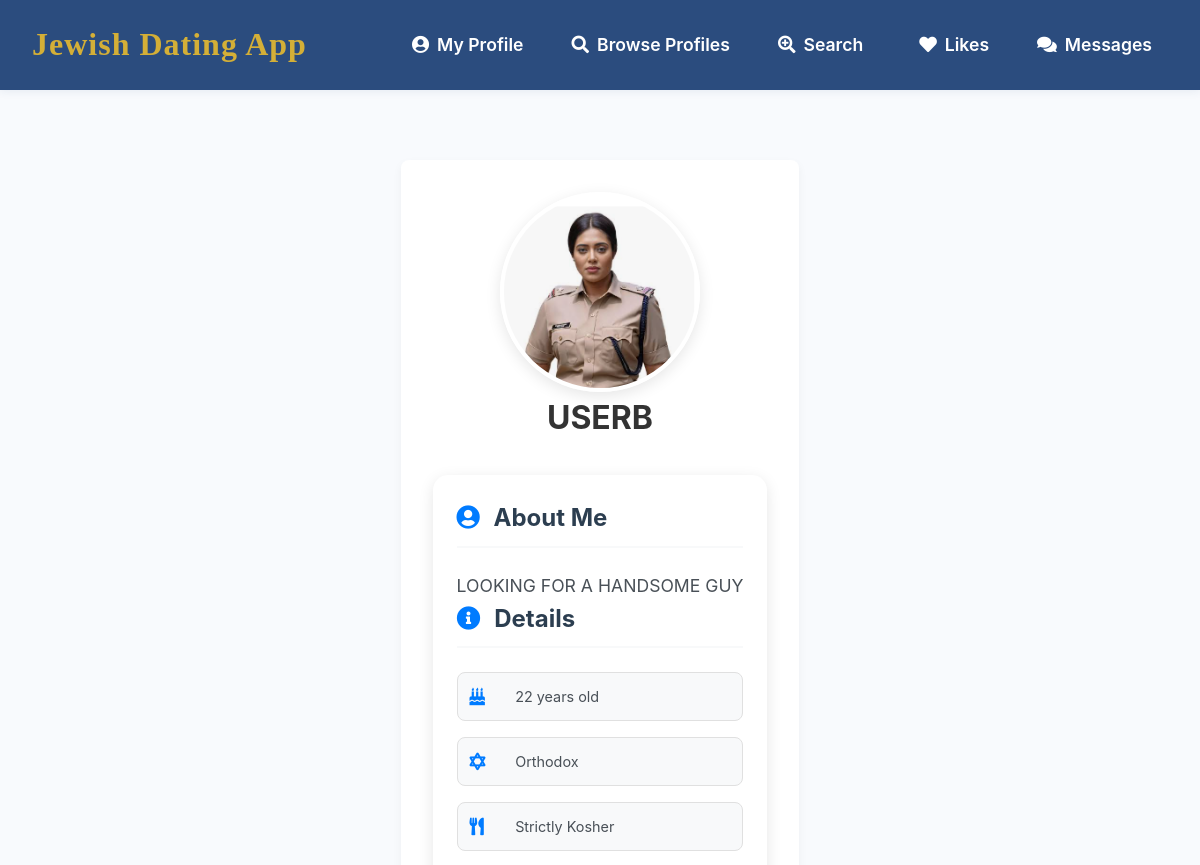
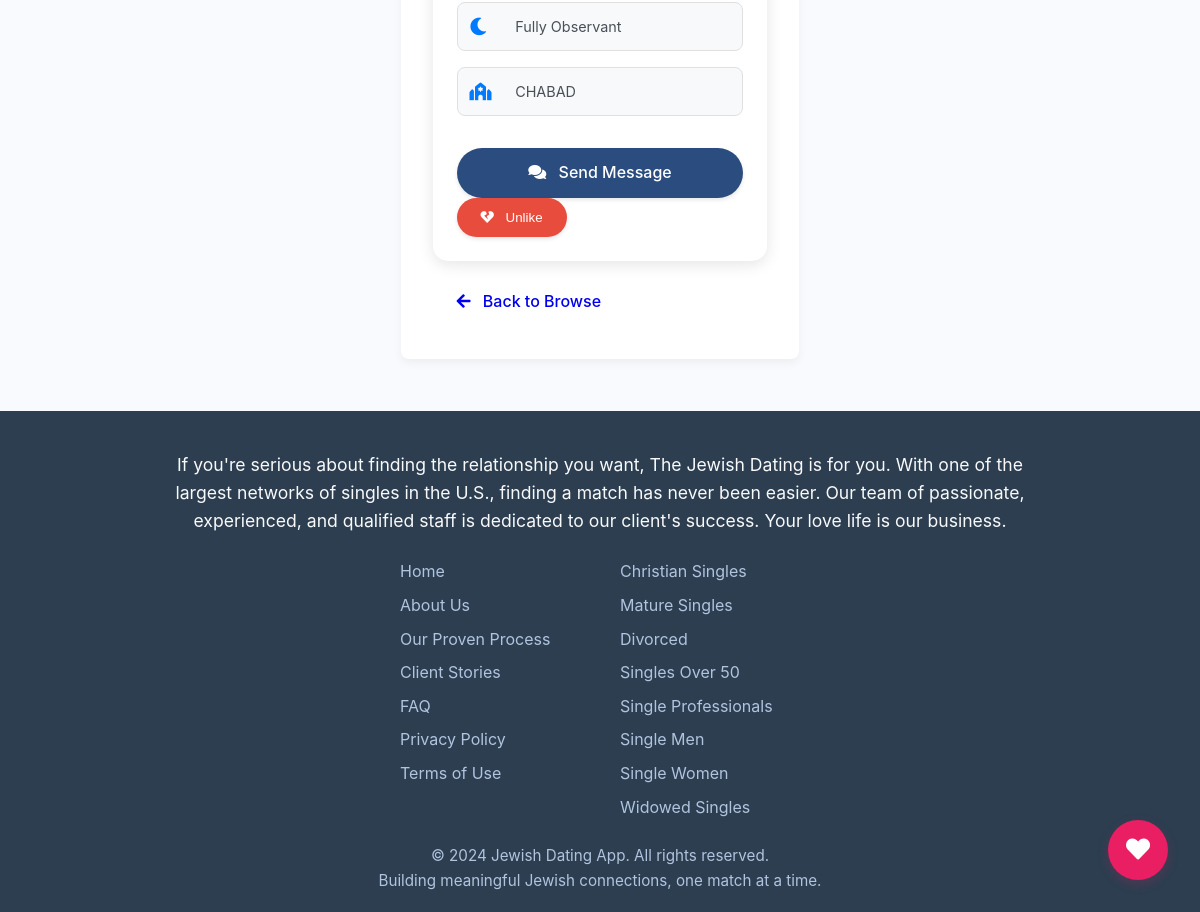
The page /user_profile/2 (signed in) on the database its author committed (2 pictures, top to bottom).
### tables this page shows
CREATE TABLE profiles (
            id INTEGER PRIMARY KEY AUTOINCREMENT,
            user_id INTEGER UNIQUE NOT NULL,
            age INTEGER,
            bio TEXT,
            observance_level TEXT,
            kosher_level TEXT,
            shabbat_observance TEXT,
            synagogue_affiliation TEXT,
            profile_picture TEXT, -- NEW COLUMN for profile picture filename
            FOREIGN KEY (user_id) REFERENCES users(id)
        );

CREATE TABLE users (
            id INTEGER PRIMARY KEY AUTOINCREMENT,
            username TEXT UNIQUE NOT NULL,
            password TEXT NOT NULL
        , last_active DATETIME, latitude REAL, longitude REAL, min_age_preference INTEGER DEFAULT 18, max_age_preference INTEGER DEFAULT 120);

### app.py (the view)
@app.route('/user_profile/<int:user_id>', endpoint='view_user_profile')
@login_required
def view_user_profile(user_id):
    conn = get_db_connection()
    current_user_id = g.user['id']
    if user_id == current_user_id:
        conn.close()
        return redirect(url_for('profile'))
    target_user = conn.execute(
        'SELECT id, username FROM users WHERE id = ?', (user_id,)
    ).fetchone()
    if not target_user:
        conn.close()
        flash('User not found.', 'error')
        return redirect(url_for('browse_profiles'))
    target_profile = conn.execute(
        '''SELECT age, bio, observance_level, kosher_level, shabbat_observance, synagogue_affiliation, profile_picture
           FROM profiles WHERE user_id = ?''', (user_id,)
    ).fetchone()
    if not target_profile:
        conn.close()
        flash(f'Profile data not found for {target_user["username"]}.', 'error')
        return redirect(url_for('browse_profiles'))
    is_liked_by_me = conn.execute(
        'SELECT 1 FROM likes WHERE liker_id = ? AND liked_id = ?',
        (current_user_id, user_id)
    ).fetchone() is not None
    conn.close()
    return render_template('view_profile.html',
                           target_user=target_user,
                           target_profile=target_profile,
                           is_liked_by_me=is_liked_by_me)

### app.py (called while the page is built)
def get_db_connection():
    conn = sqlite3.connect(app.config['DATABASE'])
    conn.row_factory = sqlite3.Row
    return conn

@app.context_processor
def inject_now():
    return {'now': datetime.datetime.now()}

@app.before_request
def load_logged_in_user():
    user_id = session.get('user_id')
    if user_id is None:
        g.user = None
    else:
        conn = get_db_connection()
        g.user = conn.execute(
            'SELECT * FROM users WHERE id = ?', (user_id,)
        ).fetchone()
        conn.execute(
            'UPDATE users SET last_active = CURRENT_TIMESTAMP WHERE id = ?', (user_id,)
        )
        conn.commit()
        conn.close()

def login_required(view):
    @wraps(view)
    def wrapped_view(*args, **kwargs):
        if g.user is None:
            flash('You need to be logged in to access this page.', 'warning')
            return redirect(url_for('login'))
        return view(*args, **kwargs)
    return wrapped_view

### templates/view_profile.html (shortened to what this page needs)
{% extends "base.html" %}
{% block content %}
<div class="container py-5">
    <div class="profile-view-container">
        <div class="profile-header text-center mb-5">
            <div class="profile-image-large">
                {% if target_profile.profile_picture %}
                    <img src="{{ url_for('static', filename='uploads/' + target_profile.profile_picture) }}"
                         alt="{{ target_user.username }}"
                         class="profile-image">
                {% else %}
                    <div class="profile-image-placeholder">
                        <i class="fas fa-user"></i>
                    </div>
                {% endif %}
            </div>
            <h1 class="display-4 mt-4">{{ target_user.username }}</h1>
        </div>
        {% if target_profile %}
            <div class="profile-content">
                <div class="row">
                    <div class="col-md-8 mx-auto">
                        <div class="card profile-details-card">
                            <div class="card-body">
                                <div class="profile-section">
                                    <h3 class="section-title">
                                        <i class="fas fa-user-circle"></i> About Me
                                    </h3>
                                    <p class="bio-text">{{ target_profile.bio }}</p>
                                </div>
                                <div class="profile-section">
                                    <h3 class="section-title">
                                        <i class="fas fa-info-circle"></i> Details
                                    </h3>
                                    <div class="details-grid">
                                        <div class="detail-item">
                                            <i class="fas fa-birthday-cake"></i>
                                            <span>{{ target_profile.age }} years old</span>
                                        </div>
                                        <div class="detail-item">
                                            <i class="fas fa-star-of-david"></i>
                                            <span>{{ target_profile.observance_level }}</span>
                                        </div>
                                        <div class="detail-item">
                                            <i class="fas fa-utensils"></i>
                                            <span>{{ target_profile.kosher_level }}</span>
                                        </div>
                                        <div class="detail-item">
                                            <i class="fas fa-moon"></i>
                                            <span>{{ target_profile.shabbat_observance }}</span>
                                        </div>
                                        {% if target_profile.synagogue_affiliation %}
                                        <div class="detail-item">
                                            <i class="fas fa-synagogue"></i>
                                            <span>{{ target_profile.synagogue_affiliation }}</span>
                                        </div>
                                        {% endif %}
                                    </div>
                                </div>
                                <div class="profile-actions mt-4">
                                    <div class="d-flex justify-content-center gap-3">
                                        <a href="{{ url_for('conversation', user_id=target_user.id) }}"
                                           class="btn btn-primary">
                                            <i class="fas fa-comments"></i> Send Message
                                        </a>
                                        <form action="{{ url_for('like_profile', user_id=target_user.id) }}"
                                              method="POST"
                                              class="d-inline">
                                            {% if is_liked_by_me %}
                                                <button type="submit" class="btn btn-danger">
                                                    <i class="fas fa-heart-broken"></i> Unlike
                                                </button>
                                            {% else %}
                                                <button type="submit" class="btn btn-primary">
                                                    <i class="fas fa-heart"></i> Like
                                                </button>
                                            {% endif %}
                                        </form>
                                    </div>
                                </div>
                            </div>
                        </div>
                    </div>
                </div>
            </div>
        {% else %}
            <div class="text-center">
                <p class="lead text-muted">This user has not set up a profile yet.</p>
            </div>
        {% endif %}
        <div class="text-center mt-4">
            <a href="{{ url_for('browse_profiles') }}" class="btn btn-outline-secondary">
                <i class="fas fa-arrow-left"></i> Back to Browse
            </a>
        </div>
    </div>
</div>
{% endblock %}

### static/style.css (style rules this page uses)
.profile-header { text-align: center; margin-bottom: 2rem; }
.btn-primary { display: block; width: 100%; padding: 0.75rem; font-size: 1rem; font-weight: 500; text-align: center; color: #fff; background-color: #007bff; border: 1px solid #007bff; border-radius: 0.25rem; cursor: pointer; transition: background-color 0.15s ease-in-out, border-color 0.15s ease-in-out; }
.detail-item { display: flex; align-items: center; gap: 0.6rem; padding: 0.75rem; background: var(--light-gray, #f8f9fa); border-radius: var(--border-radius-small, 5px); font-size: 0.9rem; color: #495057; transition: background-color 0.2s ease; border: 1px solid var(--border-color, #e0e0e0); }
.detail-item i { color: var(--primary-color, #007bff); font-size: 1rem; }
:root { --primary-color: #007bff; --secondary-color: #6c757d; --light-gray: #f8f9fa; --border-color: #e0e0e0; --border-radius: 8px; --border-radius-small: 5px; --box-shadow: 0 1px 6px rgba(0, 0, 0, 0.08); --box-shadow-hover: 0 8px 16px rgba(0, 0, 0, 0.1); }

### templates/base.html (style rules this page uses)
html, body { height: 100%; }
body { min-height: 100vh; display: flex; flex-direction: column; font-family: 'Inter', sans-serif; line-height: 1.6; color: #333; background-color: #f8fafd; padding-top: 80px; }
:root { --primary-color: #2B4C7E; --secondary-color: #D4AF37; --success-color: #2ecc71; --danger-color: #e74c3c; --warning-color: #f1c40f; --light-gray: #f8fafd; --dark-gray: #2c3e50; --text-color: #333; --border-radius: 8px; --box-shadow: 0 4px 10px rgba(0,0,0,0.05); }
* { margin: 0; padding: 0; box-sizing: border-box; }
.btn-primary { display: flex; align-items: center; gap: 0.5rem; padding: 0.6rem 1.25rem; background: var(--primary-color); color: white; border: none; border-radius: 8px; font-weight: 500; transition: all 0.3s ease; text-decoration: none; }
.container { background-color: white; border-radius: var(--border-radius); box-shadow: var(--box-shadow); padding: 2rem; margin-bottom: 2rem; }
.btn { display: inline-block; padding: 0.8rem 1.5rem; border: none; border-radius: var(--border-radius); font-weight: 500; text-decoration: none; cursor: pointer; transition: all 0.3s ease; }
.btn-danger { background-color: var(--danger-color); color: white; }
.card { background-color: white; border-radius: var(--border-radius); box-shadow: var(--box-shadow); padding: 1.5rem; margin-bottom: 1rem; }

### templates/view_profile.html (style rules this page uses)
.profile-view-container { max-width: 1200px; margin: 0 auto; }
.profile-image-large { width: 200px; height: 200px; margin: 0 auto; border-radius: 50%; overflow: hidden; box-shadow: 0 4px 15px rgba(0, 0, 0, 0.1); border: 4px solid #fff; }
.profile-image { width: 100%; height: 100%; object-fit: cover; }
.profile-details-card { border: none; border-radius: 15px; box-shadow: 0 4px 15px rgba(0, 0, 0, 0.1); background: #fff; }
.section-title { color: #2c3e50; font-size: 1.5rem; margin-bottom: 1.5rem; padding-bottom: 0.5rem; border-bottom: 2px solid #f8f9fa; }
.section-title i { color: #007bff; margin-right: 0.5rem; }
.bio-text { color: #495057; line-height: 1.6; font-size: 1.1rem; }
.details-grid { display: grid; grid-template-columns: repeat(auto-fit, minmax(200px, 1fr)); gap: 1rem; margin-top: 1rem; }
.detail-item { display: flex; align-items: center; padding: 0.75rem; background: #f8f9fa; border-radius: 8px; transition: transform 0.2s ease; }
.detail-item i { width: 24px; margin-right: 0.75rem; color: #007bff; font-size: 1.1rem; }
.profile-actions { margin-top: 2rem; }
.btn { padding: 0.75rem 1.5rem; border-radius: 25px; font-weight: 500; transition: all 0.2s ease-in-out; }
.btn i { margin-right: 0.5rem; }
.btn-primary, .btn-danger { box-shadow: 0 2px 4px rgba(0, 0, 0, 0.1); }
.btn-outline-secondary { border-width: 2px; }
.gap-3 { gap: 1rem; }

### rows shown on the page
profiles: profile_picture.username (picture), bio "LOOKING FOR A HANDSOME GUY", age "22", observance_level "Orthodox", kosher_level "Strictly Kosher", shabbat_observance "Fully Observant", synagogue_affiliation "CHABAD"
users: username "USERB"
